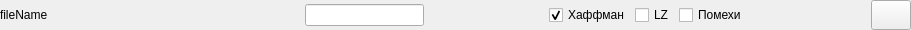
<?xml version="1.0" encoding="UTF-8"?>
<ui version="4.0">
 <class>FileViewWidget</class>
 <widget class="QWidget" name="FileViewWidget">
  <property name="geometry">
   <rect>
    <x>0</x>
    <y>0</y>
    <width>911</width>
    <height>30</height>
   </rect>
  </property>
  <property name="windowTitle">
   <string>Form</string>
  </property>
  <layout class="QHBoxLayout" name="horizontalLayout">
   <property name="spacing">
    <number>5</number>
   </property>
   <property name="leftMargin">
    <number>0</number>
   </property>
   <property name="topMargin">
    <number>0</number>
   </property>
   <property name="rightMargin">
    <number>0</number>
   </property>
   <property name="bottomMargin">
    <number>0</number>
   </property>
   <item>
    <widget class="QLabel" name="fileName">
     <property name="minimumSize">
      <size>
       <width>300</width>
       <height>0</height>
      </size>
     </property>
     <property name="text">
      <string>fileName</string>
     </property>
    </widget>
   </item>
   <item>
    <widget class="QLineEdit" name="filePath">
     <property name="minimumSize">
      <size>
       <width>100</width>
       <height>0</height>
      </size>
     </property>
     <property name="maximumSize">
      <size>
       <width>500</width>
       <height>16777215</height>
      </size>
     </property>
    </widget>
   </item>
   <item>
    <spacer name="horizontalSpacer">
     <property name="orientation">
      <enum>Qt::Horizontal</enum>
     </property>
     <property name="sizeHint" stdset="0">
      <size>
       <width>40</width>
       <height>20</height>
      </size>
     </property>
    </spacer>
   </item>
   <item>
    <widget class="QCheckBox" name="huffmanCheckBox">
     <property name="text">
      <string>Хаффман</string>
     </property>
     <property name="checked">
      <bool>true</bool>
     </property>
    </widget>
   </item>
   <item>
    <widget class="QCheckBox" name="lzCheckBox">
     <property name="text">
      <string>LZ</string>
     </property>
    </widget>
   </item>
   <item>
    <widget class="QCheckBox" name="interferenceCheckBox">
     <property name="sizePolicy">
      <sizepolicy hsizetype="Minimum" vsizetype="Fixed">
       <horstretch>0</horstretch>
       <verstretch>0</verstretch>
      </sizepolicy>
     </property>
     <property name="text">
      <string>Помехи</string>
     </property>
    </widget>
   </item>
   <item>
    <spacer name="horizontalSpacer_2">
     <property name="orientation">
      <enum>Qt::Horizontal</enum>
     </property>
     <property name="sizeHint" stdset="0">
      <size>
       <width>40</width>
       <height>20</height>
      </size>
     </property>
    </spacer>
   </item>
   <item>
    <widget class="QPushButton" name="pushButton">
     <property name="sizePolicy">
      <sizepolicy hsizetype="Fixed" vsizetype="Fixed">
       <horstretch>0</horstretch>
       <verstretch>0</verstretch>
      </sizepolicy>
     </property>
     <property name="minimumSize">
      <size>
       <width>30</width>
       <height>30</height>
      </size>
     </property>
     <property name="text">
      <string/>
     </property>
     <property name="icon">
      <iconset resource="../res/resurses.qrc">
       <normaloff>:/icons/delete.png</normaloff>:/icons/delete.png</iconset>
     </property>
    </widget>
   </item>
  </layout>
 </widget>
 <resources>
  <include location="../res/resurses.qrc"/>
 </resources>
 <connections/>
</ui>
